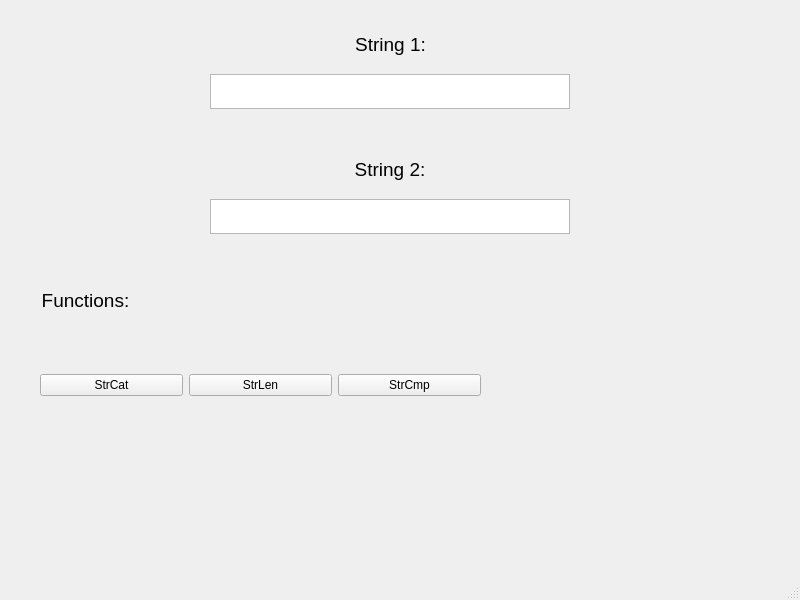
<?xml version="1.0" encoding="UTF-8"?>
<ui version="4.0">
 <class>MainWindow</class>
 <widget class="QMainWindow" name="MainWindow">
  <property name="geometry">
   <rect>
    <x>0</x>
    <y>0</y>
    <width>800</width>
    <height>600</height>
   </rect>
  </property>
  <property name="sizePolicy">
   <sizepolicy hsizetype="Fixed" vsizetype="Fixed">
    <horstretch>0</horstretch>
    <verstretch>0</verstretch>
   </sizepolicy>
  </property>
  <property name="minimumSize">
   <size>
    <width>800</width>
    <height>600</height>
   </size>
  </property>
  <property name="maximumSize">
   <size>
    <width>800</width>
    <height>600</height>
   </size>
  </property>
  <property name="windowTitle">
   <string>MainWindow</string>
  </property>
  <widget class="QWidget" name="centralwidget">
   <widget class="QWidget" name="verticalLayoutWidget">
    <property name="geometry">
     <rect>
      <x>210</x>
      <y>20</y>
      <width>361</width>
      <height>224</height>
     </rect>
    </property>
    <layout class="QVBoxLayout" name="verticalLayout">
     <item>
      <widget class="QLabel" name="string1">
       <property name="maximumSize">
        <size>
         <width>16777215</width>
         <height>30</height>
        </size>
       </property>
       <property name="font">
        <font>
         <pointsize>14</pointsize>
        </font>
       </property>
       <property name="text">
        <string>String 1:</string>
       </property>
       <property name="alignment">
        <set>Qt::AlignCenter</set>
       </property>
      </widget>
     </item>
     <item>
      <widget class="QTextEdit" name="stringEdit1">
       <property name="sizePolicy">
        <sizepolicy hsizetype="Fixed" vsizetype="Fixed">
         <horstretch>0</horstretch>
         <verstretch>0</verstretch>
        </sizepolicy>
       </property>
       <property name="maximumSize">
        <size>
         <width>360</width>
         <height>35</height>
        </size>
       </property>
       <property name="font">
        <font>
         <pointsize>12</pointsize>
        </font>
       </property>
      </widget>
     </item>
     <item>
      <spacer name="verticalSpacer_2">
       <property name="orientation">
        <enum>Qt::Vertical</enum>
       </property>
       <property name="sizeType">
        <enum>QSizePolicy::Fixed</enum>
       </property>
       <property name="sizeHint" stdset="0">
        <size>
         <width>20</width>
         <height>30</height>
        </size>
       </property>
      </spacer>
     </item>
     <item>
      <widget class="QLabel" name="string2">
       <property name="maximumSize">
        <size>
         <width>360</width>
         <height>30</height>
        </size>
       </property>
       <property name="font">
        <font>
         <pointsize>14</pointsize>
        </font>
       </property>
       <property name="text">
        <string>String 2:</string>
       </property>
       <property name="alignment">
        <set>Qt::AlignCenter</set>
       </property>
      </widget>
     </item>
     <item>
      <widget class="QTextEdit" name="stringEdit2">
       <property name="maximumSize">
        <size>
         <width>360</width>
         <height>35</height>
        </size>
       </property>
       <property name="font">
        <font>
         <pointsize>12</pointsize>
        </font>
       </property>
      </widget>
     </item>
    </layout>
   </widget>
   <widget class="QLabel" name="label">
    <property name="geometry">
     <rect>
      <x>30</x>
      <y>270</y>
      <width>111</width>
      <height>61</height>
     </rect>
    </property>
    <property name="font">
     <font>
      <pointsize>14</pointsize>
     </font>
    </property>
    <property name="text">
     <string>Functions:</string>
    </property>
    <property name="alignment">
     <set>Qt::AlignCenter</set>
    </property>
   </widget>
   <widget class="QWidget" name="horizontalLayoutWidget">
    <property name="geometry">
     <rect>
      <x>40</x>
      <y>330</y>
      <width>441</width>
      <height>111</height>
     </rect>
    </property>
    <layout class="QHBoxLayout" name="horizontalLayout">
     <item>
      <widget class="QPushButton" name="strcat">
       <property name="text">
        <string>StrCat</string>
       </property>
      </widget>
     </item>
     <item>
      <widget class="QPushButton" name="strlen">
       <property name="text">
        <string>StrLen</string>
       </property>
      </widget>
     </item>
     <item>
      <widget class="QPushButton" name="strcmp">
       <property name="text">
        <string>StrCmp</string>
       </property>
      </widget>
     </item>
    </layout>
   </widget>
  </widget>
  <widget class="QMenuBar" name="menubar">
   <property name="geometry">
    <rect>
     <x>0</x>
     <y>0</y>
     <width>800</width>
     <height>22</height>
    </rect>
   </property>
  </widget>
  <widget class="QStatusBar" name="statusbar"/>
 </widget>
 <resources/>
 <connections/>
</ui>
